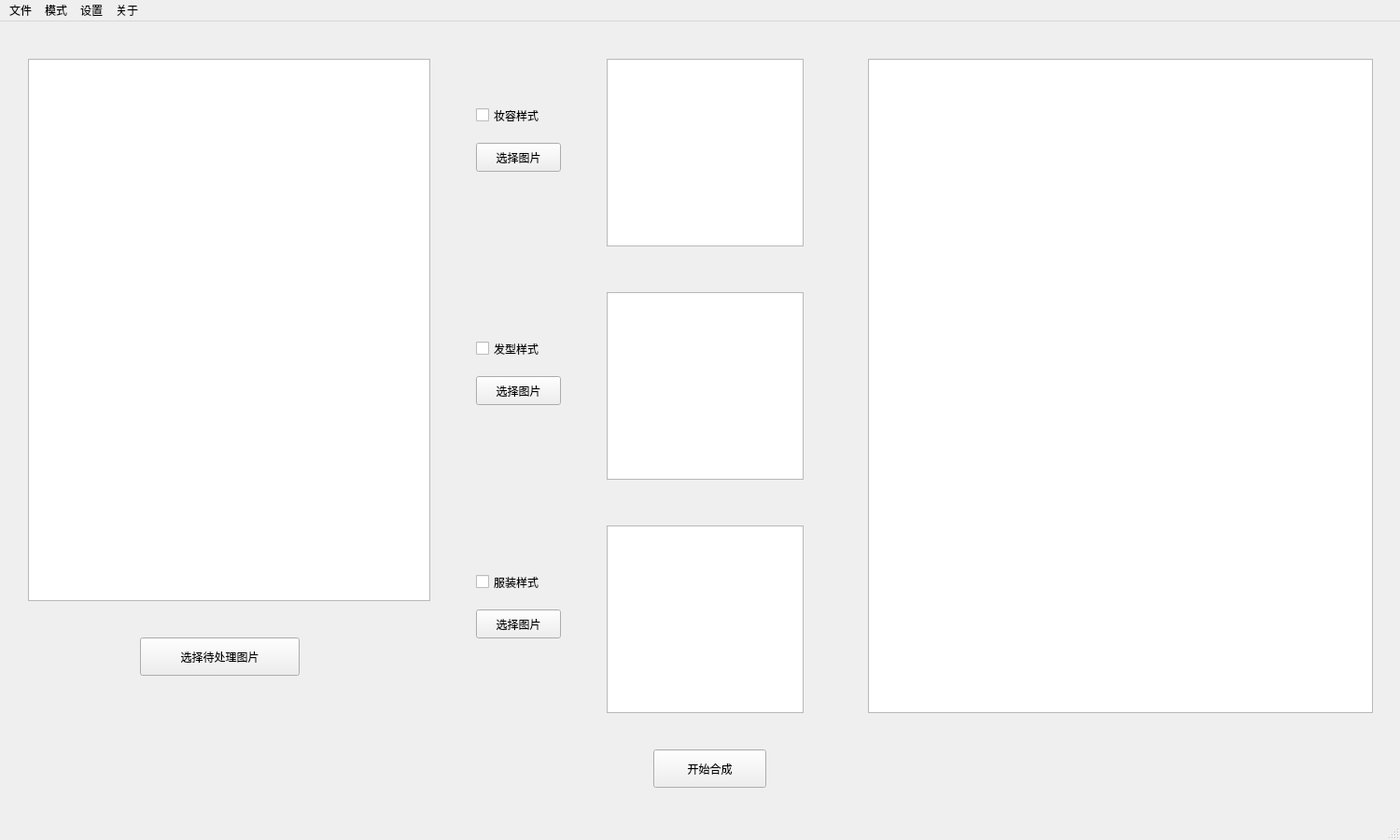
<?xml version="1.0" encoding="UTF-8"?>
<ui version="4.0">
 <class>MainWindow</class>
 <widget class="QMainWindow" name="MainWindow">
  <property name="geometry">
   <rect>
    <x>0</x>
    <y>0</y>
    <width>1500</width>
    <height>900</height>
   </rect>
  </property>
  <property name="windowTitle">
   <string>百变造型屋</string>
  </property>
  <property name="windowIcon">
   <iconset>
    <normaloff>res/icons/logo.png</normaloff>res/icons/logo.png</iconset>
  </property>
  <property name="toolTipDuration">
   <number>-1</number>
  </property>
  <widget class="QWidget" name="centralwidget">
   <widget class="QGraphicsView" name="imgViewRaw">
    <property name="geometry">
     <rect>
      <x>30</x>
      <y>40</y>
      <width>431</width>
      <height>581</height>
     </rect>
    </property>
   </widget>
   <widget class="QGraphicsView" name="imgViewFace">
    <property name="geometry">
     <rect>
      <x>650</x>
      <y>40</y>
      <width>211</width>
      <height>201</height>
     </rect>
    </property>
   </widget>
   <widget class="QGraphicsView" name="imgVIewOutput">
    <property name="geometry">
     <rect>
      <x>930</x>
      <y>40</y>
      <width>541</width>
      <height>701</height>
     </rect>
    </property>
   </widget>
   <widget class="QToolButton" name="chooseRawPic">
    <property name="geometry">
     <rect>
      <x>150</x>
      <y>660</y>
      <width>171</width>
      <height>41</height>
     </rect>
    </property>
    <property name="text">
     <string>选择待处理图片</string>
    </property>
   </widget>
   <widget class="QGraphicsView" name="imgViewHair">
    <property name="geometry">
     <rect>
      <x>650</x>
      <y>290</y>
      <width>211</width>
      <height>201</height>
     </rect>
    </property>
   </widget>
   <widget class="QGraphicsView" name="imgViewClothes">
    <property name="geometry">
     <rect>
      <x>650</x>
      <y>540</y>
      <width>211</width>
      <height>201</height>
     </rect>
    </property>
   </widget>
   <widget class="QCheckBox" name="checkBoxFace">
    <property name="geometry">
     <rect>
      <x>510</x>
      <y>80</y>
      <width>121</width>
      <height>41</height>
     </rect>
    </property>
    <property name="text">
     <string>妆容样式</string>
    </property>
   </widget>
   <widget class="QCheckBox" name="checkBoxHair">
    <property name="geometry">
     <rect>
      <x>510</x>
      <y>330</y>
      <width>121</width>
      <height>41</height>
     </rect>
    </property>
    <property name="text">
     <string>发型样式</string>
    </property>
   </widget>
   <widget class="QCheckBox" name="checkBoxClothes">
    <property name="geometry">
     <rect>
      <x>510</x>
      <y>580</y>
      <width>121</width>
      <height>41</height>
     </rect>
    </property>
    <property name="text">
     <string>服装样式</string>
    </property>
   </widget>
   <widget class="QToolButton" name="chooseFacePic">
    <property name="geometry">
     <rect>
      <x>510</x>
      <y>130</y>
      <width>91</width>
      <height>31</height>
     </rect>
    </property>
    <property name="text">
     <string>选择图片</string>
    </property>
   </widget>
   <widget class="QToolButton" name="chooseHairPic">
    <property name="geometry">
     <rect>
      <x>510</x>
      <y>380</y>
      <width>91</width>
      <height>31</height>
     </rect>
    </property>
    <property name="text">
     <string>选择图片</string>
    </property>
   </widget>
   <widget class="QToolButton" name="chooseClothesPic">
    <property name="geometry">
     <rect>
      <x>510</x>
      <y>630</y>
      <width>91</width>
      <height>31</height>
     </rect>
    </property>
    <property name="text">
     <string>选择图片</string>
    </property>
   </widget>
   <widget class="QPushButton" name="pushButton">
    <property name="geometry">
     <rect>
      <x>700</x>
      <y>780</y>
      <width>121</width>
      <height>41</height>
     </rect>
    </property>
    <property name="text">
     <string>开始合成</string>
    </property>
   </widget>
  </widget>
  <widget class="QMenuBar" name="menubar">
   <property name="geometry">
    <rect>
     <x>0</x>
     <y>0</y>
     <width>1500</width>
     <height>26</height>
    </rect>
   </property>
   <widget class="QMenu" name="menu">
    <property name="title">
     <string>文件</string>
    </property>
    <addaction name="actionOpen"/>
    <addaction name="separator"/>
    <addaction name="actionSave"/>
    <addaction name="separator"/>
    <addaction name="actionExit"/>
   </widget>
   <widget class="QMenu" name="menu_2">
    <property name="title">
     <string>模式</string>
    </property>
    <addaction name="actionFace"/>
    <addaction name="separator"/>
    <addaction name="actionHair"/>
    <addaction name="separator"/>
    <addaction name="actionClothes"/>
   </widget>
   <widget class="QMenu" name="menu_3">
    <property name="title">
     <string>设置</string>
    </property>
    <addaction name="faceDetect"/>
   </widget>
   <widget class="QMenu" name="menu_4">
    <property name="title">
     <string>关于</string>
    </property>
    <addaction name="aboutUs"/>
   </widget>
   <addaction name="menu"/>
   <addaction name="menu_2"/>
   <addaction name="menu_3"/>
   <addaction name="menu_4"/>
  </widget>
  <widget class="QStatusBar" name="statusbar"/>
  <action name="actionOpen">
   <property name="icon">
    <iconset>
     <normaloff>res/icons/open.png</normaloff>res/icons/open.png</iconset>
   </property>
   <property name="text">
    <string>打开</string>
   </property>
  </action>
  <action name="actionSave">
   <property name="icon">
    <iconset>
     <normaloff>res/icons/save.png</normaloff>res/icons/save.png</iconset>
   </property>
   <property name="text">
    <string>保存(Ctrl+S)</string>
   </property>
   <property name="shortcut">
    <string>Ctrl+S</string>
   </property>
  </action>
  <action name="actionExit">
   <property name="icon">
    <iconset>
     <normaloff>res/icons/exit.png</normaloff>res/icons/exit.png</iconset>
   </property>
   <property name="text">
    <string>退出(Ctrl+Q)</string>
   </property>
   <property name="shortcut">
    <string>Ctrl+Q</string>
   </property>
  </action>
  <action name="actionFace">
   <property name="text">
    <string>妆容</string>
   </property>
  </action>
  <action name="actionHair">
   <property name="text">
    <string>发型</string>
   </property>
  </action>
  <action name="actionClothes">
   <property name="text">
    <string>服装</string>
   </property>
  </action>
  <action name="faceDetect">
   <property name="text">
    <string>人脸识别</string>
   </property>
  </action>
  <action name="aboutUs">
   <property name="text">
    <string>关于我们</string>
   </property>
  </action>
 </widget>
 <resources/>
 <connections>
  <connection>
   <sender>actionExit</sender>
   <signal>triggered()</signal>
   <receiver>MainWindow</receiver>
   <slot>close()</slot>
   <hints>
    <hint type="sourcelabel">
     <x>-1</x>
     <y>-1</y>
    </hint>
    <hint type="destinationlabel">
     <x>599</x>
     <y>399</y>
    </hint>
   </hints>
  </connection>
 </connections>
</ui>
